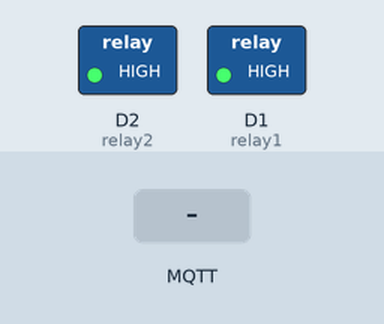
This sketch was run on a simulated ESP8266 (NodeMCU). Parts: switched loads named in the sketch (green lamp = pin HIGH). The test bench sets the inputs (shaded band). WiFi joins after 1.5 s; servers stay silent unless stated; no MQTT or app messages arrive unless stated; what the sketch prints to the serial monitor is not drawn.

Above: at 2.7 s.
2.8 s: MQTT message "0" arrives on the first subscribed topic
At 3.7 s:
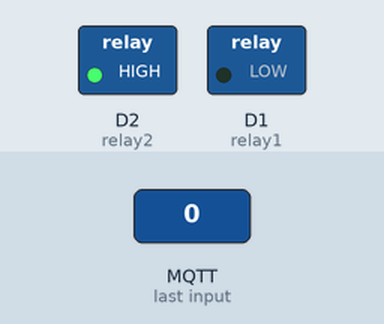
4.3 s: MQTT message "1" arrives on the first subscribed topic
At 4.9 s:
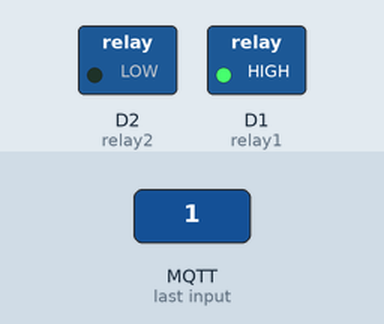
5.8 s: MQTT message "2" arrives on the first subscribed topic
At 7.2 s:
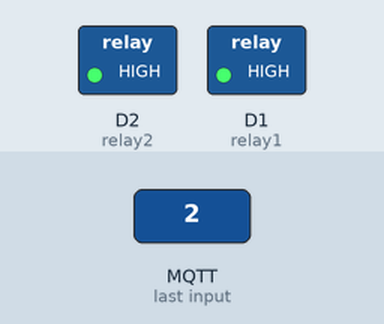
Timing chart, 0 to 8.8 s (numbered marks = the images above; inputs shaded):
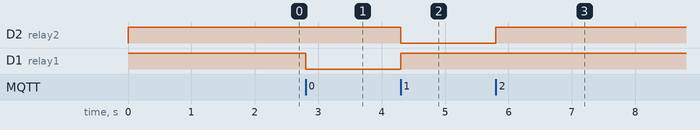

Measured:
- after the input at 2.8 s, D1 (relay1): HIGH → LOW at once
- after the input at 4.3 s, D2 (relay2): HIGH → LOW at once; D1 (relay1): LOW → HIGH at once
- after the input at 5.8 s, D2 (relay2): LOW → HIGH at once

The sketch:

motor_up_down.ino
```cpp
#include <ESP8266WiFi.h>
#include <PubSubClient.h>

//WI-FI
const char *ssid = "KAPALSELAM";
const char *password = "12345678";

//RABBIT MQ
const char *mqtt_broker = "cloudrmqserver.pptik.id";
const char *topic = "kapalselam";
const char *mqtt_username = "/kapalselam:kapalselam";
const char *mqtt_password = "1245and4512";
const int mqtt_port = 1883;

int relay1 = D1 ;
int relay2 = D2 ;

WiFiClient espClient;
PubSubClient client(espClient);

void setup() {
  Serial.begin(115200);
  pinMode(relay1,OUTPUT);
  pinMode(relay2,OUTPUT);
  digitalWrite(relay1, HIGH);
  digitalWrite(relay2, HIGH);

  // connecting to a WiFi network
  WiFi.begin(ssid, password);
  while (WiFi.status() != WL_CONNECTED) {
      delay(500);
      Serial.println("Connecting to WiFi..");
  }
  Serial.println("Connected to the WiFi !");
  client.setServer(mqtt_broker, mqtt_port);
  client.setCallback(callback);
  while (!client.connected()) {
      String client_id = "esp8266-client-";
      client_id += String(WiFi.macAddress());
      Serial.printf("The client %s connects to the rabbitmq \n", client_id.c_str());
      if (client.connect(client_id.c_str(), mqtt_username, mqtt_password)) {
          Serial.println("RabbitMQ connected !");
      } else {
          Serial.print("failed with state ");
          Serial.print(client.state());
          delay(2000);
      }
  }
//  client.publish(topic, "kapalselam");
  client.subscribe(topic);
}

void callback(char *topic, byte *payload, unsigned int length) {
  char message [7] ;
  Serial.print("Ada Pesan !! :");
  Serial.println(topic);
  Serial.println("Pesan :");
  for (int i = 0; i < length; i++) {
      Serial.print((char) payload[i]);
      message[i] = (char)payload[i];
  }
  String convertMsg = String(message) ;
  if (message[0] == '0') {
    digitalWrite(relay1, LOW);
    digitalWrite(relay2, HIGH);
  } else if (message[0] == '1') {
    digitalWrite(relay1, HIGH);
    digitalWrite(relay2, LOW);
  }else{
    digitalWrite(relay1, HIGH);
    digitalWrite(relay2, HIGH);
  }

}

void loop() {
  client.loop();
}

void sensor (){}
```
